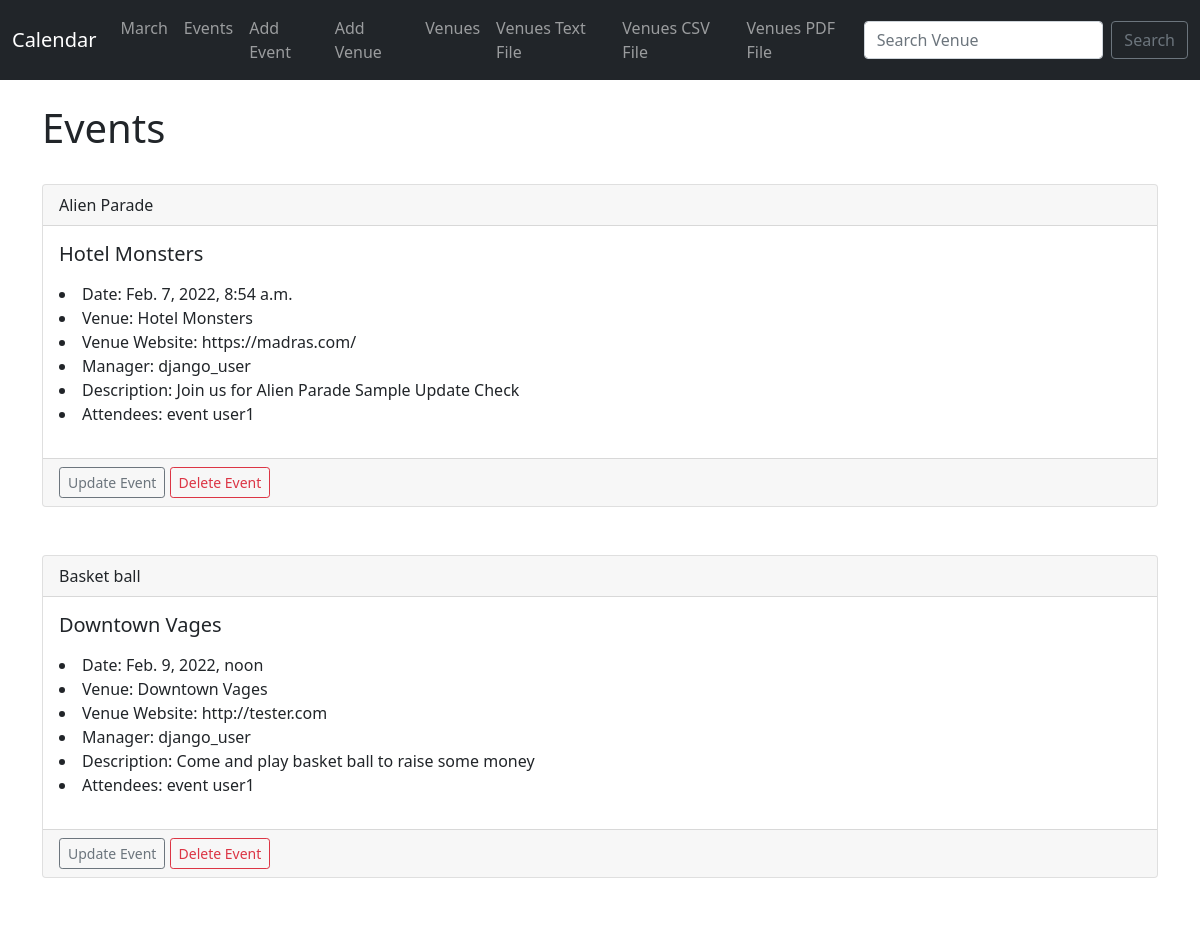
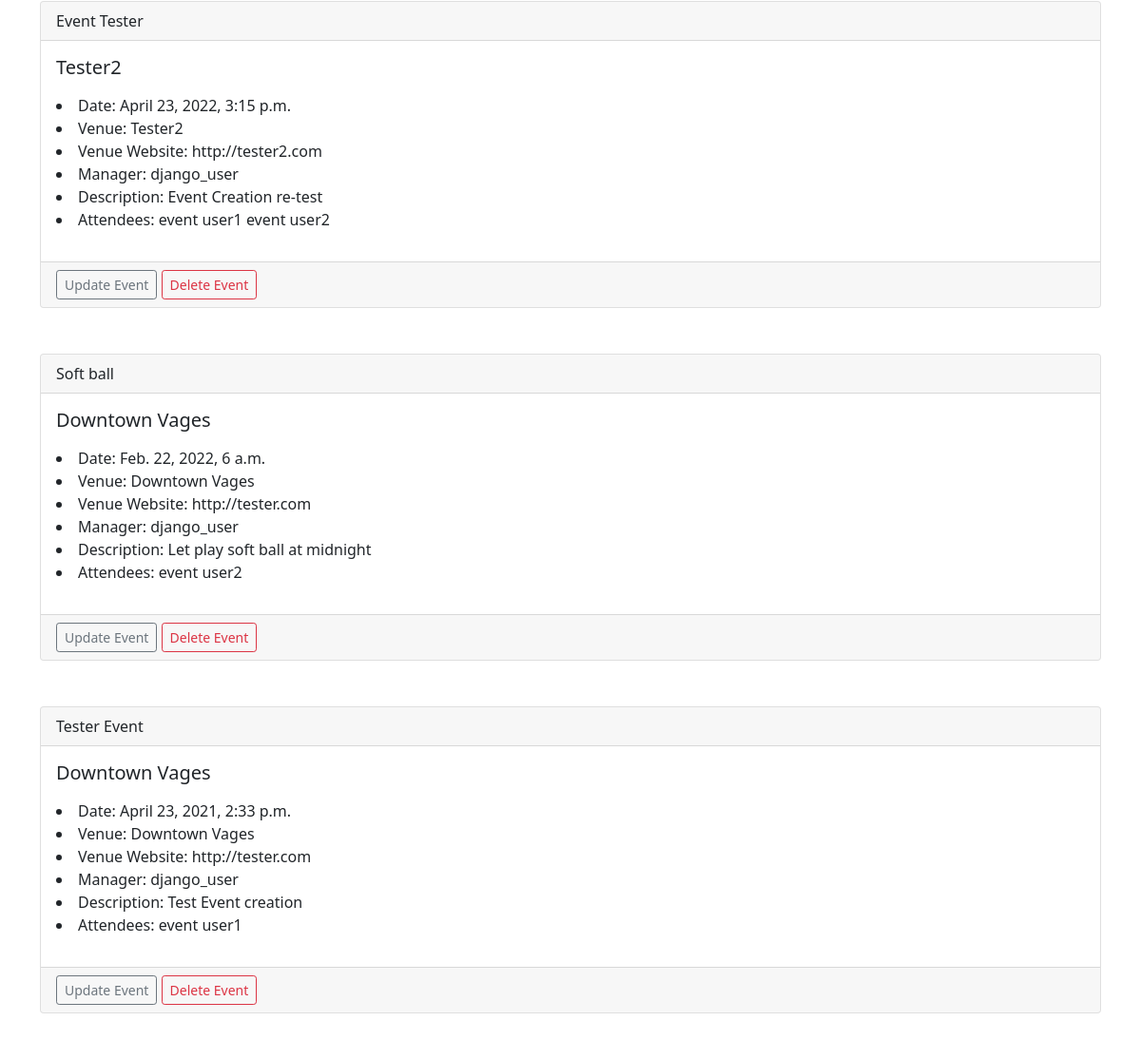
The app's page /events with its own data (2 pictures, top to bottom).
### events/models.py (models this page shows)
class Event(models.Model):
    name = models.CharField('Event Name', max_length=122)
    event_date = models.DateTimeField('Event Date', )
    venue = models.ForeignKey(Venue, blank=True, null=True, on_delete=models.CASCADE)
    manager = models.ForeignKey(users, blank=True, null=True, on_delete=models.SET_NULL)
    description = models.TextField(blank = True)
    attendees = models.ManyToManyField(User, blank= True)
    def __str__(self):
        return self.name

class Venue(models.Model):
    name = models.CharField('Venue Name', max_length=122)
    address = models.CharField(max_length=300)
    zip_code = models.CharField('Zip Code', max_length=122)
    phone = models.CharField('Contact Phone', max_length=122, blank=True)
    web = models.URLField('Website Address', blank=True)
    email_address = models.EmailField('Email Address', blank=True)
    def __str__(self):
        return self.name

class User(models.Model):
    first_name = models.CharField(max_length=30)
    last_name = models.CharField(max_length=30)
    email = models.EmailField('User Email')
    def __str__(self):
        return self.first_name + ' ' + self.last_name

### events/views.py (the view)
# urls.py: path('events', views.all_events, name="list-events"),
def all_events(request):
    event_list = Event.objects.all().order_by('name')
    return render(request,
        "events/event_list.html",
        {
            "event_list": event_list
        })

### events/templates/events/event_list.html
{% extends 'events/base.html' %}
{% block content %}
    <h1>Events</h1>
    <br>
    {% for event in event_list %}
    <div class="card">
        <div class="card-header">
            {{ event }}
        </div>
        <div class="card-body">
          <h5 class="card-title">{{ event.venue }}</h5>
          <p class="card-text">
            <li>Date: {{ event.event_date }}</li>
            <li>Venue: {{ event.venue }}</li>
            <li>Venue Website: {{ event.venue.web }}</li>
            <li>Manager: {{ event.manager }}</li>
            <li>Description: {{ event.description }}</li>
            <li>Attendees: {% for user in event.attendees.all %} {{ user }} {% endfor %} </li>
          </p>
        </div>
        <div class="card-footer text-muted">
          <a href="{% url 'update_event' event.id %}" class="btn btn-outline-secondary btn-sm">Update Event</a>
          <a href="{% url 'delete_event' event.id %}" class="btn btn-outline-danger btn-sm">Delete Event</a>
        </div>
      </div>
        <br><br>
    {% endfor %}
{% endblock%}

### records on screen
Event: name "Alien Parade", venue "Hotel Monsters", event_date "Feb. 7, 2022, 8:54 a.m.", venue.web "https://madras.com/", manager "django_user", description "Join us for Alien Parade Sample Update Check"
User: first_name+last_name "event user1"
Event: name "Basket ball", venue "Downtown Vages", event_date "Feb. 9, 2022, noon", venue.web "http://tester.com", manager "django_user", description "Come and play basket ball to raise some money"
Event: name "Event Tester", venue "Tester2", event_date "April 23, 2022, 3:15 p.m.", venue.web "http://tester2.com", manager "django_user", description "Event Creation re-test"
User: first_name+last_name "event user2"
Event: name "Soft ball", venue "Downtown Vages", event_date "Feb. 22, 2022, 6 a.m.", venue.web "http://tester.com", manager "django_user", description "Let play soft ball at midnight"
Event: name "Tester Event", venue "Downtown Vages", event_date "April 23, 2021, 2:33 p.m.", venue.web "http://tester.com", manager "django_user", description "Test Event creation"
